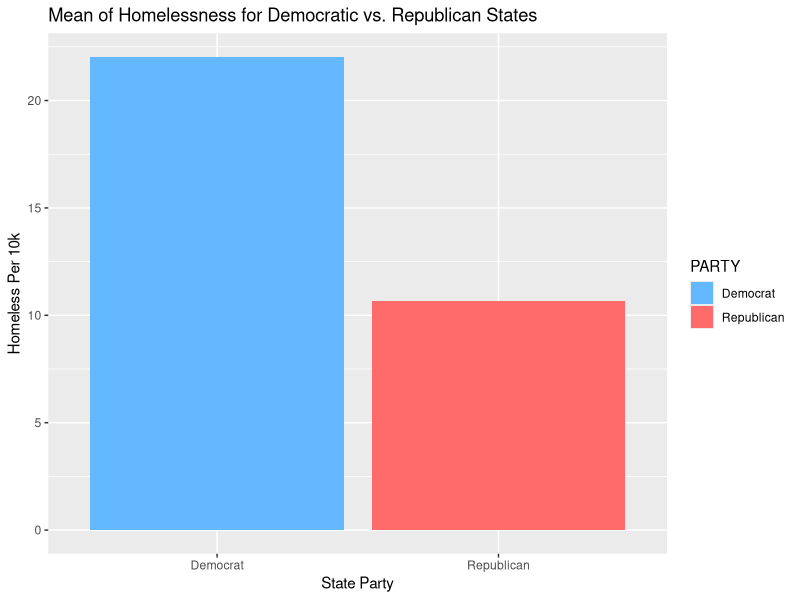
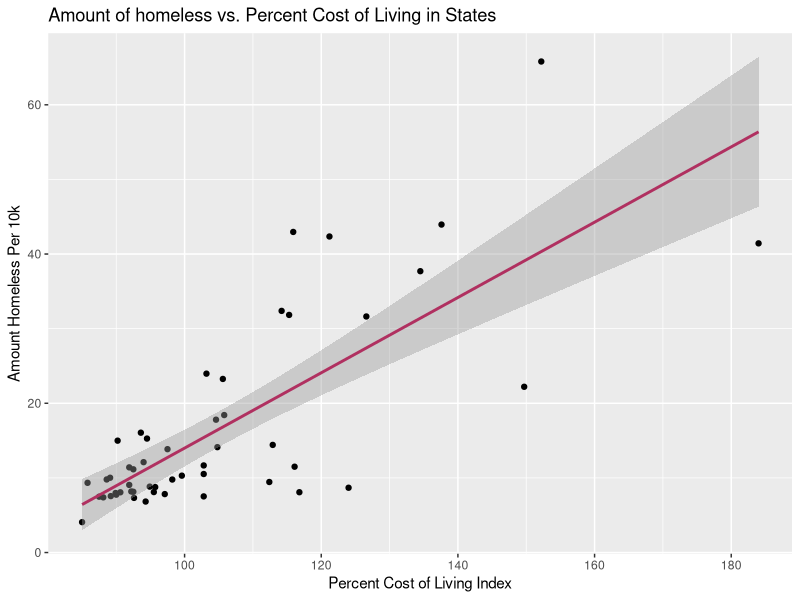
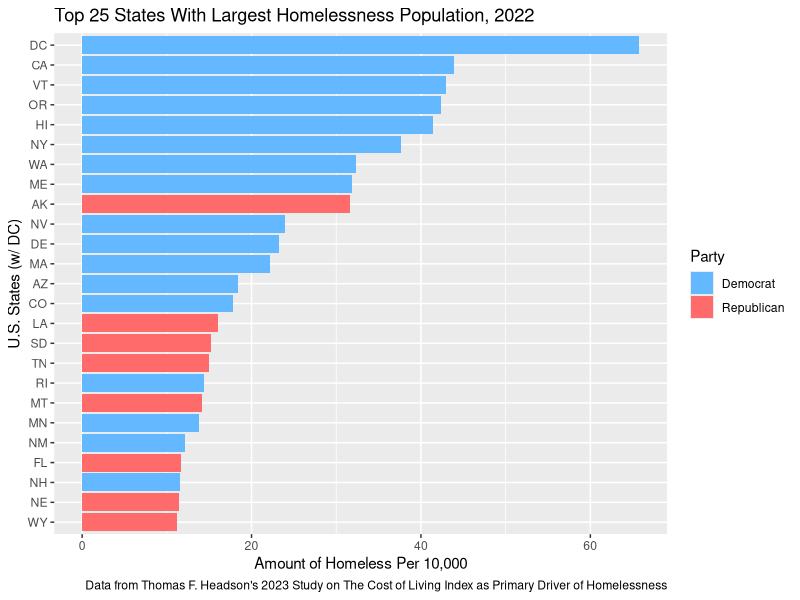

These figures' R source, in order:
## ---- chunk 1
library(tidyverse)
library(readxl)
library(ggplot2)
## ---- chunk 2
homeless <- read_xlsx("data/20230919-DATA-SOURCES.xlsx")
homeless
## ---- chunk 3
head(homeless)
## ---- chunk 4
homeless1 <- homeless |>
  mutate(PARTY = if_else(PARTY == 1, "Republican", "Democrat")) |>
  group_by(PARTY) |>
  summarize(mean_homeless = mean(HOMELESSNESS))
homeless1

knitr::kable(homeless1, digits = 3, col.names = c("State Party", "Mean Homeless Per 10k"))
## ---- chunk 5
ggplot(homeless1, aes(x = PARTY, y = mean_homeless, fill = PARTY)) +
  geom_col() +
  scale_fill_manual(values = 
                      c("Democrat" = "steelblue1",
                        "Republican" = "indianred1")) +
  labs(x = "State Party",
       y = "Homeless Per 10k",
       title = "Mean of Homelessness for Democratic vs. Republican States")
## ---- chunk 6
homeless |>
ggplot(aes(x = COLI, y = HOMELESSNESS)) +
  geom_point()+
  geom_smooth(method = "lm", color = "maroon") +
  labs(x = "Percent Cost of Living Index", 
       y = "Amount Homeless Per 10k",
       title = "Amount of homeless vs. Percent Cost of Living in States")
## ---- chunk 7
lm(HOMELESSNESS ~ COLI, data = homeless)
## ---- chunk 8
homeless2 <- homeless |>
  mutate(party_aff = if_else(PARTY == 1, "Republican", "Democrat"), 
  STATE = case_when(
  STATE == "Alabama" ~ "AL",
  STATE == "Alaska" ~ "AK",
  STATE == "Arizona" ~ "AZ",
  STATE == "Arkansas" ~ "AR",
  STATE == "California" ~ "CA",
  STATE == "Colorado" ~ "CO",
  STATE == "Connecticut" ~ "CT",
  STATE == "Delaware" ~ "DE",
  STATE == "Florida" ~ "FL",
  STATE == "Georgia" ~ "GA",
  STATE == "Hawaii" ~ "HI",
  STATE == "Idaho" ~ "ID",
  STATE == "Illinois" ~ "IL",
  STATE == "Indiana" ~ "IN",
  STATE == "Iowa" ~ "IA",
  STATE == "Kansas" ~ "KS",
  STATE == "Kentucky" ~ "KY",
  STATE == "Louisiana" ~ "LA",
  STATE == "Maine" ~ "ME",
  STATE == "Maryland" ~ "MD",
  STATE == "Massachusetts" ~ "MA",
  STATE == "Michigan" ~ "MI",
  STATE == "Minnesota" ~ "MN",
  STATE == "Mississippi" ~ "MS",
  STATE == "Missouri" ~ "MO",
  STATE == "Montana" ~ "MT",
  STATE == "Nebraska" ~ "NE",
  STATE == "Nevada" ~ "NV",
  STATE == "New Hampshire" ~ "NH",
  STATE == "New Jersey" ~ "NJ",
  STATE == "New Mexico" ~ "NM",
  STATE == "New York" ~ "NY",
  STATE == "North Carolina" ~ "NC",
  STATE == "North Dakota" ~ "ND",
  STATE == "Ohio" ~ "OH",
  STATE == "Oklahoma" ~ "OK",
  STATE == "Oregon" ~ "OR",
  STATE == "Pennsylvania" ~ "PA",
  STATE == "Rhode Island" ~ "RI",
  STATE == "South Carolina" ~ "SC",
  STATE == "South Dakota" ~ "SD",
  STATE == "Tennessee" ~ "TN",
  STATE == "Texas" ~ "TX",
  STATE == "Utah" ~ "UT",
  STATE == "Vermont" ~ "VT",
  STATE == "Virginia" ~ "VA",
  STATE == "Washington" ~ "WA",
  STATE == "West Virginia" ~ "WV",
  STATE == "Wisconsin" ~ "WI",
  STATE == "Wyoming" ~ "WY",
  STATE == "District of Columbia" ~ "DC"
))
homeless2
## ---- chunk 9
homeless_top25 <- homeless2 |>
  slice_max(HOMELESSNESS, n = 25)
## ---- chunk 10
ggplot(homeless_top25, aes(x = HOMELESSNESS, y = fct_reorder(STATE, HOMELESSNESS), fill = party_aff)) +
  geom_col() +
  scale_fill_manual(values = c("Republican" = "indianred1", "Democrat" = "steelblue1")) +
  labs(
    title = "Top 25 States With Largest Homelessness Population, 2022",
    y = "U.S. States (w/ DC)",
    x = "Amount of Homeless Per 10,000",
    fill = "Party",
    caption = "Data from Thomas F. Headson's 2023 Study on The Cost of Living Index as Primary Driver of Homelessness"
  )
